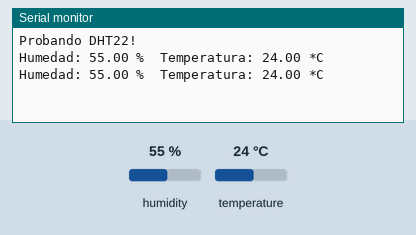
Simulated run of this sketch. Board: Arduino Uno, built with avr-gcc and run on an emulated ATmega328P. On the bench: the last lines printed to the serial monitor. Inputs (shaded band) come from the test bench; at power-on: humidity 55 %, temperature 24 °C.

Above: at 4.8 s.
4.9 s: humidity set to 22 %
At 6.7 s:
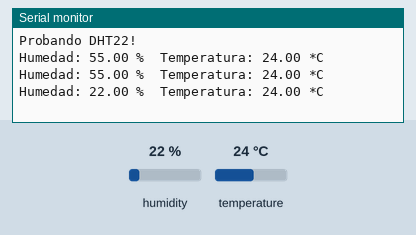
7.9 s: temperature set to 12 °C
At 8.5 s:
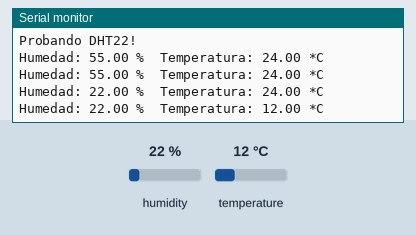
10.9 s: humidity set to 40 %
At 13.2 s:
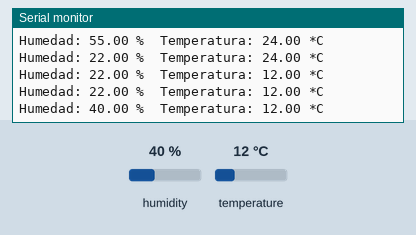
Timing chart, 0 to 14.7 s (numbered marks = the images above; inputs shaded):
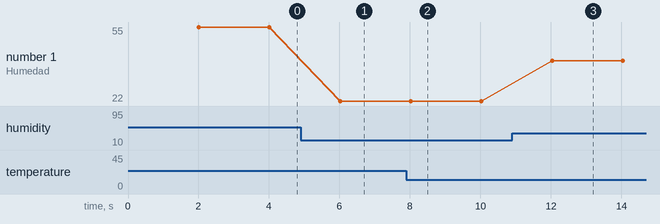

The sketch:

sensor_dht22_lectura_v2.ino
```cpp
#include <DHT.h>           // Librería para el sensor DHT
#define DHTTYPE DHT22      // Tipo de sensor DHT que se está utilizando (DHT22)

const int DHTPin = 8;      // Pin digital donde está conectado el sensor DHT

DHT dht(DHTPin, DHTTYPE);  // Se crea un objeto del sensor DHT con el pin y tipo definidos

void setup()
{
   Serial.begin(9600);           // Inicia la comunicación serial a 9600 baudios
   Serial.println("Probando DHT22!"); // Mensaje inicial

   dht.begin();                  // Inicializa el sensor DHT
}

void loop()
{
   delay(2000);                  // Espera 2 segundos entre lecturas (recomendado para DHT22)

   float h = dht.readHumidity();     // Lee la humedad
   float t = dht.readTemperature();  // Lee la temperatura en grados Celsius

   // Verifica si hubo error en la lectura
   if (isnan(h) || isnan(t))
   {
      Serial.println("No se pudo leer el sensor DHT!");
      return;   // Sale del loop si hay error
   }

   // Imprime los valores leídos por el sensor
   Serial.print("Humedad: ");
   Serial.print(h);
   Serial.print(" %\t");
   Serial.print("Temperatura: ");
   Serial.print(t);
   Serial.println(" *C ");
}
```

Measured:
- after the input at 4.9 s, the serial monitor: prints a new line after 1.1 s (image 1)
- after the input at 7.9 s, the serial monitor: prints a new line after 0.12 s (image 2)
- after the input at 10.9 s, the serial monitor: prints a new line after 1.1 s (image 3)
- plotted number 1: 55 → 22 after the input at 4.9 s, 22 → 40 after the input at 10.9 s
